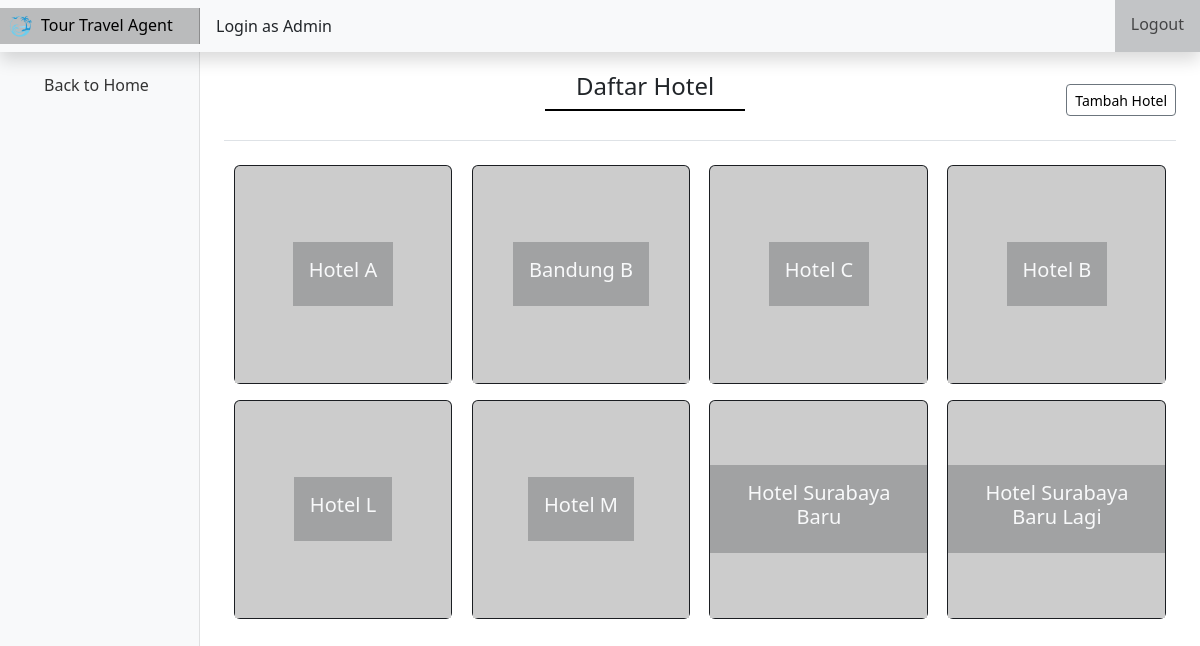
Screenshot of /public/hotel/select (signed in) with the database file from the repository.
### tables this page shows
CREATE TABLE `hotel_main` (
  `hotel_id` int(11) NOT NULL,
  `total_room` int(11) NOT NULL,
  `used_room` int(11) NOT NULL,
  `features` text NOT NULL,
  `rate` int(1) NOT NULL
);

CREATE TABLE `tb_hotel` (
  `hotel_id` int(11) NOT NULL,
  `name` varchar(255) NOT NULL,
  `slug` varchar(255) NOT NULL,
  `daerah_id` int(11) NOT NULL,
  `price` varchar(255) NOT NULL,
  `facility` text NOT NULL,
  `image` varchar(255) NOT NULL
);

### app/core/Controller.php (called while the page is built, shortened)
<?php
class Controller
{
    public function view($view, $data = [])
    {
        require_once "../app/views/$view.php";
    }
    public function model($model)
    {
        return new $model;
    }
}

### app/core/App.php (called while the page is built, shortened)
<?php
class App
{
    protected
        $controller = "Home",
        $method = "Index",
        $data = [];
    public function __construct()
    {
        $url = $this->parseURL();
        if (isset($url[0])) {
            if (file_exists('../app/controllers/' . $url[0] . '.php')) {
                unset($url[0]);
            }
        }
        $this->controller = new $this->controller;
        if (isset($url[1])) {
            if (method_exists($this->controller, $url[1])) {
                $this->method = $url[1];
            }
        }
        call_user_func_array([$this->controller, $this->method], $this->data);
    }
    public function parseURL()
    {
        if (isset($_GET['url'])) {
            $url = rtrim($_GET['url'], '/');
            $url = filter_var($url, FILTER_SANITIZE_URL);
            $url = explode('/', $url);
            return $url;
        }
    }
}

### public/index.php (called while the page is built, shortened)
<?php
$app = new App;

### app/core/Database.php (called while the page is built, shortened)
<?php
class Database
{
    private
        $dbhost = DBHost,
        $dbuser = DBUser,
        $dbpass = DBPass,
        $dbname = DBName;
    private
        $dbh,
        $stmt;
    public function __construct()
    {
        $dsn = "mysql:host={$this->dbhost};dbname={$this->dbname}";
        $option = [
            PDO::ATTR_PERSISTENT => true,
            PDO::ATTR_ERRMODE => PDO::ERRMODE_EXCEPTION
        ];
        try {
            $this->dbh = new PDO($dsn, "{$this->dbuser}", "{$this->dbpass}", $option);
        } catch (PDOException $e) {
            die($e->getMessage());
        }
    }
    public function query($query)
    {
        $this->stmt = $this->dbh->prepare($query);
    }
    public function execute()
    {
        $this->stmt->execute();
    }
    public function resultSet()
    {
        $this->execute();
        return $this->stmt->fetchAll(PDO::FETCH_ASSOC);
    }
}

### app/models/dashboardHotel_model.php (called while the page is built, shortened)
<?php
class dashboardHotel_model
{
    private
        $db,
        $table = 'hotel_main';
    public function __construct()
    {
        $this->db = new Database;
    }
    public function getData()
    {
        $query = "SELECT * FROM {$this->table} RIGHT JOIN `tb_hotel` ON `{$this->table}`.`hotel_id`=`tb_hotel`.`hotel_id`";
        $this->db->query($query);
        return $this->db->resultSet();
    }
}

### app/models/paket_model.php (called while the page is built, shortened)
<?php
class paket_model
{
    private
        $db,
        $table = 'tb_paket';
    public function __construct()
    {
        $this->db = new Database;
    }
    public function getAllDaerah()
    {
        $this->db->query("SELECT * FROM daerah");
        return $this->db->resultSet();
    }
}

### app/views/HotelDashboard/choice.php (the view, shortened to what this page needs)
<main class="col-md-9 ms-sm-auto col-lg-10 px-md-4">
    <div class="d-flex justify-content-between flex-wrap flex-md-nowrap align-items-center pt-3 pb-2 mb-3 border-bottom">
        <div class="fs-4 text-center mb-3 heading-section">Daftar Hotel</div>
        <div class="btn-toolbar mb-2 mb-md-0">
            <a href="" class="btn btn-sm btn-outline-secondary" data-bs-toggle="modal" data-bs-target="#roomModal">
                Tambah Hotel
            </a>
        </div>
    </div>
    <div id="dashboardContent">
        <div class="row">
            <div class="col">
                <?php foreach ($data['hotels'] as $hotel) : ?>
                    <div class="card text-bg-dark float-start my-2 card-tempat" style="width: 23%; margin-right:1%; margin-left:1%">
                        <img src="https://picsum.photos/300/300?random=1" class="card-img-top img-fluid" alt="...">
                        <div class="card-img-overlay d-flex align-items-center justify-content-center flex-column p-0">
                            <form action="<?= BASEURL; ?>/hotel/sync" method="post">
                                <button id="detail" class="stretched-link border-0 mx-auto d-block bg-dark text-light p-3 bg-opacity-25">
                                    <h5 class="card-title text-center"><?= $hotel['name']; ?></h5>
                                </button>
                            </form>
                        </div>
                    </div>
                <?php endforeach; ?>
            </div>
        </div>
    </div>
</main>

### public/css/style.css (style rules this page uses)
a, a:visited, a:hover { text-decoration: none; color: black; }
.heading-section::after { content: ''; width: 200px; height: 2px; background-color: black; margin: 5px auto; display: block; }

### public/css/dashboard.css (style rules this page uses)
body { font-size: .875rem; }

### rows the page displays
hotel_main: hotel_id.name "Hotel A"
hotel_main: hotel_id.name "Bandung B"
hotel_main: hotel_id.name "Hotel C"
hotel_main: hotel_id.name "Hotel B"
tb_hotel: name "Hotel L"
tb_hotel: name "Hotel M"
tb_hotel: name "Hotel Surabaya Baru"
tb_hotel: name "Hotel Surabaya Baru Lagi"

### other values shown
$data['company'] "Tour Travel Agent"
$_SESSION['user'] "Admin"
